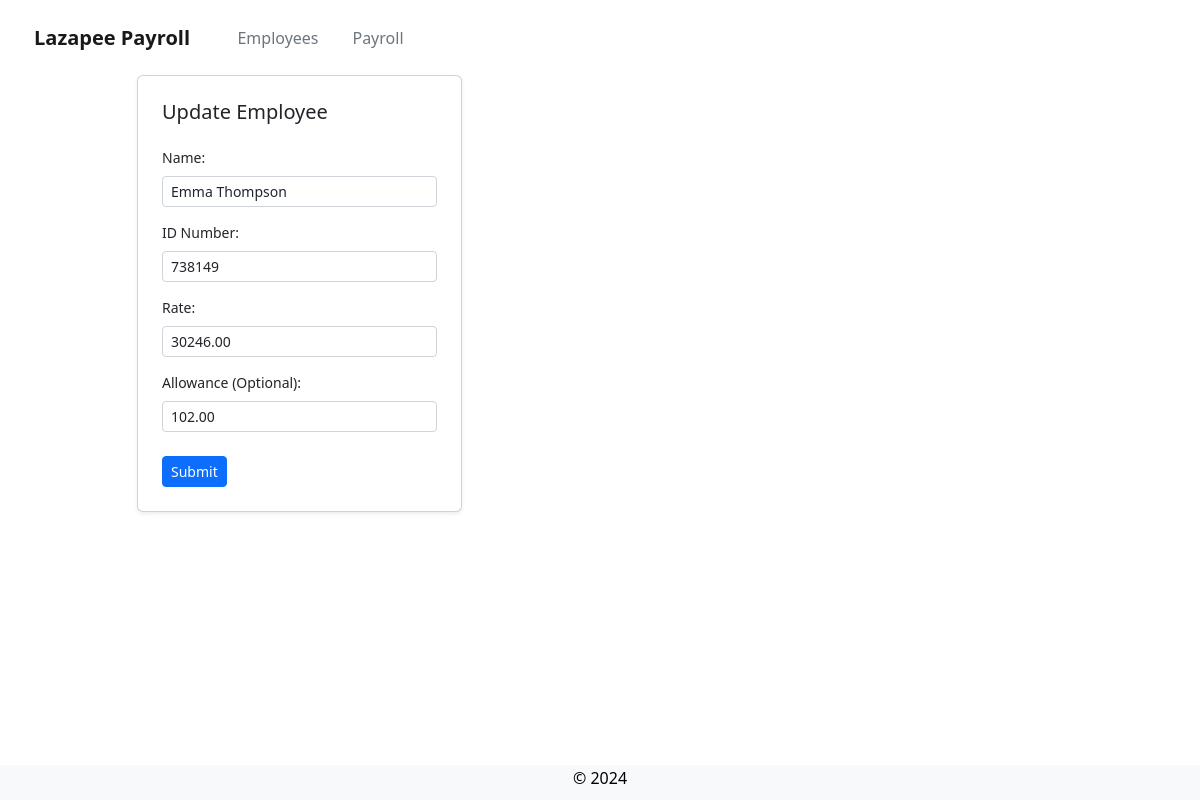
The page /create_employee/644/ on the database its author committed.
### payroll_app/models.py (models this page shows)
class Employee(models.Model):
    name = models.CharField(max_length=25)
    id_number = models.IntegerField()
    rate = models.FloatField()
    overtime_hours = models.IntegerField(null=True, default=0)
    overtime_pay = models.FloatField(null=True, default=0)
    allowance = models.FloatField(null=True, default=0)

### payroll_app/views.py (the view)
# urls.py: path('create_employee/', views.create_employee, name='create_employee'),
def create_employee(request, pk=None):
    if request.method == "POST":
        name = request.POST.get('name')
        id_number = request.POST.get('id_number')
        rate = request.POST.get('rate')
        allowance = request.POST.get('allowance')
        errors = {}
        if not name or any(i.isdigit() for i in name):
            errors['name'] = 'Name should only contain letters.'
        if not id_number or any(i.isalpha() for i in id_number):
            errors['id_number'] = 'ID should only contain numbers.'
        if not rate or any(i.isalpha() for i in rate):
            errors['rate'] = 'Rate should only contain numbers.'
        if any(i.isalpha() for i in allowance):
            errors['allowance'] = 'Allowance should only contain numbers (if provided).'
        if not errors:
            employees = Employee.objects.filter(id_number=id_number)
            if isinstance(pk, int): # trying to update employee
                if employees.exists():
                    employees.update(name=name, id_number=id_number, rate=rate, allowance=allowance)
                    for employee in employees:
                        employee.save()
                    return JsonResponse({'success': True})
                else:
                    errors['id_number'] = 'Employee does not exist'
            else: # trying to create new employee
                if employees.exists():
                    errors['id_number'] = 'Employee ID already exists'
                else:
                    employees.create(name=name, id_number=id_number, rate=rate, overtime_hours=0, allowance=allowance)
                    return JsonResponse({'success': True})
        return JsonResponse({'success': False, 'errors': errors})
    else:
        if isinstance(pk, int):
            context = {'employee': Employee.objects.get(pk=pk)}
        else:
            context = {}
        return render(request, 'payroll_app/create_employee.html', context)

### payroll_app/templates/payroll_app/create_employee.html (shortened to what this page needs)
{% extends 'payroll_app/base.html' %}
{% load static %}
{% block content %}
<div class="col-4">
    <form class="p-4 card shadow-sm" id="employee-form" method="POST" data-pk="{{ employee.pk }}">
        {% if employee %}
            <h5 class="pt-0"> Update Employee </h5>
        {% else %}
            <h5 class="pt-0"> Create Employee </h5>
        {% endif %}
        <label class="form-label"> Name: </label>
        <input class="form-control form-control-sm" type="text" id="name" value="{{ employee.name }}" required>
        <label class="form-label"> ID Number: </label>
        <input class="form-control form-control-sm" type="text" id="id_number" value="{{ employee.id_number }}" required>
        <label class="form-label"> Rate: </label>
        <input class="form-control form-control-sm" type="text" id="rate" value="{{ employee.rate | floatformat:'2' }}" required>
        <label class="form-label"> Allowance (Optional): </label>
        <input class="form-control form-control-sm" type="text" id="allowance" value="{{ employee.allowance | floatformat:'2' }}">
        <div class="pt-4">
            <button type="submit" class="btn btn-primary btn-sm">Submit</button>
        </div>
    </form>
</div>
{% endblock %}

### payroll_app/templates/payroll_app/create_employee.html (style rules this page uses)
label { font-size: 14px; }
h5 { font-weight: 500; }
form { width: 325px; }
form > * { padding-top: 15px; }

### rows shown on the page
Employee: name "Emma Thompson", id_number "738149", rate "30246.00", allowance "102.00"
